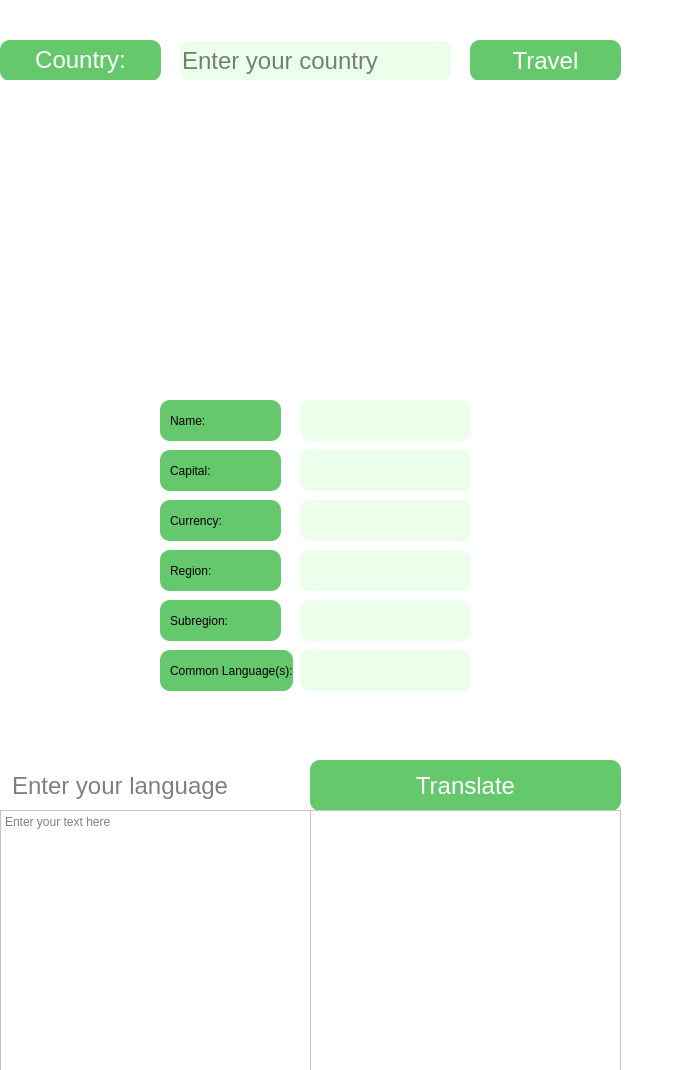
<?xml version="1.0" encoding="UTF-8"?>
<ui version="4.0">
 <class>MainWindow</class>
 <widget class="QMainWindow" name="MainWindow">
  <property name="enabled">
   <bool>true</bool>
  </property>
  <property name="geometry">
   <rect>
    <x>0</x>
    <y>0</y>
    <width>700</width>
    <height>1070</height>
   </rect>
  </property>
  <property name="sizePolicy">
   <sizepolicy hsizetype="Expanding" vsizetype="Expanding">
    <horstretch>0</horstretch>
    <verstretch>0</verstretch>
   </sizepolicy>
  </property>
  <property name="maximumSize">
   <size>
    <width>700</width>
    <height>1070</height>
   </size>
  </property>
  <property name="baseSize">
   <size>
    <width>0</width>
    <height>0</height>
   </size>
  </property>
  <property name="windowTitle">
   <string>MainWindow</string>
  </property>
  <property name="styleSheet">
   <string notr="true">background: white;</string>
  </property>
  <widget class="QWidget" name="centralwidget">
   <widget class="QWidget" name="gridLayoutWidget">
    <property name="geometry">
     <rect>
      <x>0</x>
      <y>0</y>
      <width>161</width>
      <height>41</height>
     </rect>
    </property>
    <layout class="QGridLayout" name="gridLayout"/>
   </widget>
   <widget class="QWidget" name="gridLayoutWidget_2">
    <property name="geometry">
     <rect>
      <x>180</x>
      <y>40</y>
      <width>271</width>
      <height>41</height>
     </rect>
    </property>
    <layout class="QGridLayout" name="gridLayout_2">
     <item row="0" column="0">
      <widget class="QLineEdit" name="lineEdit">
       <property name="sizePolicy">
        <sizepolicy hsizetype="Preferred" vsizetype="Preferred">
         <horstretch>0</horstretch>
         <verstretch>0</verstretch>
        </sizepolicy>
       </property>
       <property name="font">
        <font>
         <pointsize>18</pointsize>
         <weight>50</weight>
         <bold>false</bold>
         <stylestrategy>PreferDefault</stylestrategy>
         <kerning>true</kerning>
        </font>
       </property>
       <property name="cursor">
        <cursorShape>IBeamCursor</cursorShape>
       </property>
       <property name="autoFillBackground">
        <bool>false</bool>
       </property>
       <property name="styleSheet">
        <string notr="true">background: rgb(235, 255, 234);
border-weight: 2px;
border-radius : 10%;</string>
       </property>
       <property name="text">
        <string/>
       </property>
       <property name="placeholderText">
        <string>Enter your country</string>
       </property>
       <property name="clearButtonEnabled">
        <bool>false</bool>
       </property>
      </widget>
     </item>
    </layout>
   </widget>
   <widget class="QWidget" name="gridLayoutWidget_5">
    <property name="geometry">
     <rect>
      <x>0</x>
      <y>390</y>
      <width>161</width>
      <height>261</height>
     </rect>
    </property>
    <layout class="QGridLayout" name="gridLayout_5"/>
   </widget>
   <widget class="QWidget" name="gridLayoutWidget_6">
    <property name="geometry">
     <rect>
      <x>470</x>
      <y>390</y>
      <width>151</width>
      <height>261</height>
     </rect>
    </property>
    <layout class="QGridLayout" name="gridLayout_6"/>
   </widget>
   <widget class="QWidget" name="gridLayoutWidget_7">
    <property name="geometry">
     <rect>
      <x>0</x>
      <y>650</y>
      <width>161</width>
      <height>61</height>
     </rect>
    </property>
    <layout class="QGridLayout" name="gridLayout_7"/>
   </widget>
   <widget class="QWidget" name="gridLayoutWidget_8">
    <property name="geometry">
     <rect>
      <x>470</x>
      <y>650</y>
      <width>151</width>
      <height>61</height>
     </rect>
    </property>
    <layout class="QGridLayout" name="gridLayout_8"/>
   </widget>
   <widget class="QWidget" name="gridLayoutWidget_9">
    <property name="geometry">
     <rect>
      <x>0</x>
      <y>710</y>
      <width>311</width>
      <height>51</height>
     </rect>
    </property>
    <layout class="QGridLayout" name="gridLayout_9"/>
   </widget>
   <widget class="QWidget" name="gridLayoutWidget_10">
    <property name="geometry">
     <rect>
      <x>0</x>
      <y>130</y>
      <width>51</width>
      <height>261</height>
     </rect>
    </property>
    <layout class="QGridLayout" name="gridLayout_10"/>
   </widget>
   <widget class="QWidget" name="gridLayoutWidget_11">
    <property name="geometry">
     <rect>
      <x>570</x>
      <y>130</y>
      <width>51</width>
      <height>261</height>
     </rect>
    </property>
    <layout class="QGridLayout" name="gridLayout_11"/>
   </widget>
   <widget class="QWidget" name="gridLayoutWidget_13">
    <property name="geometry">
     <rect>
      <x>0</x>
      <y>40</y>
      <width>161</width>
      <height>41</height>
     </rect>
    </property>
    <layout class="QGridLayout" name="gridLayout_13">
     <item row="0" column="0">
      <widget class="QLabel" name="label">
       <property name="styleSheet">
        <string notr="true">background-color: rgb(101, 200, 109);
color: white;
border-radius : 10%;</string>
       </property>
       <property name="text">
        <string>&lt;html&gt;&lt;head/&gt;&lt;body&gt;&lt;p&gt;&lt;span style=&quot; font-size:18pt;&quot;&gt;Country:&lt;/span&gt;&lt;/p&gt;&lt;/body&gt;&lt;/html&gt;</string>
       </property>
       <property name="textFormat">
        <enum>Qt::AutoText</enum>
       </property>
       <property name="alignment">
        <set>Qt::AlignCenter</set>
       </property>
       <property name="margin">
        <number>0</number>
       </property>
      </widget>
     </item>
    </layout>
   </widget>
   <widget class="QWidget" name="gridLayoutWidget_14">
    <property name="geometry">
     <rect>
      <x>0</x>
      <y>80</y>
      <width>161</width>
      <height>51</height>
     </rect>
    </property>
    <layout class="QGridLayout" name="gridLayout_14"/>
   </widget>
   <widget class="QWidget" name="gridLayoutWidget_15">
    <property name="geometry">
     <rect>
      <x>160</x>
      <y>80</y>
      <width>311</width>
      <height>51</height>
     </rect>
    </property>
    <layout class="QGridLayout" name="gridLayout_15"/>
   </widget>
   <widget class="QWidget" name="gridLayoutWidget_16">
    <property name="geometry">
     <rect>
      <x>160</x>
      <y>0</y>
      <width>311</width>
      <height>41</height>
     </rect>
    </property>
    <layout class="QGridLayout" name="gridLayout_16"/>
   </widget>
   <widget class="QWidget" name="gridLayoutWidget_17">
    <property name="geometry">
     <rect>
      <x>470</x>
      <y>0</y>
      <width>151</width>
      <height>41</height>
     </rect>
    </property>
    <layout class="QGridLayout" name="gridLayout_17"/>
   </widget>
   <widget class="QWidget" name="gridLayoutWidget_18">
    <property name="geometry">
     <rect>
      <x>470</x>
      <y>40</y>
      <width>151</width>
      <height>41</height>
     </rect>
    </property>
    <layout class="QGridLayout" name="gridLayout_18">
     <item row="0" column="0">
      <widget class="QPushButton" name="pushButton">
       <property name="sizePolicy">
        <sizepolicy hsizetype="Preferred" vsizetype="Preferred">
         <horstretch>0</horstretch>
         <verstretch>0</verstretch>
        </sizepolicy>
       </property>
       <property name="font">
        <font>
         <pointsize>18</pointsize>
        </font>
       </property>
       <property name="autoFillBackground">
        <bool>false</bool>
       </property>
       <property name="styleSheet">
        <string notr="true">background-color: rgb(101, 200, 109);
color: white;
border-radius : 10%;</string>
       </property>
       <property name="text">
        <string>Travel</string>
       </property>
       <property name="checkable">
        <bool>false</bool>
       </property>
       <property name="checked">
        <bool>false</bool>
       </property>
       <property name="autoDefault">
        <bool>false</bool>
       </property>
       <property name="flat">
        <bool>false</bool>
       </property>
      </widget>
     </item>
    </layout>
   </widget>
   <widget class="QWidget" name="gridLayoutWidget_19">
    <property name="geometry">
     <rect>
      <x>470</x>
      <y>80</y>
      <width>151</width>
      <height>51</height>
     </rect>
    </property>
    <layout class="QGridLayout" name="gridLayout_19"/>
   </widget>
   <widget class="QLabel" name="label_3">
    <property name="geometry">
     <rect>
      <x>0</x>
      <y>130</y>
      <width>621</width>
      <height>261</height>
     </rect>
    </property>
    <property name="styleSheet">
     <string notr="true"/>
    </property>
    <property name="text">
     <string/>
    </property>
    <property name="pixmap">
     <pixmap>images/sunset.jpg</pixmap>
    </property>
    <property name="scaledContents">
     <bool>true</bool>
    </property>
   </widget>
   <widget class="QWidget" name="gridLayoutWidget_12">
    <property name="geometry">
     <rect>
      <x>160</x>
      <y>450</y>
      <width>121</width>
      <height>41</height>
     </rect>
    </property>
    <layout class="QGridLayout" name="gridLayout_12">
     <item row="0" column="0">
      <widget class="QLabel" name="label_5">
       <property name="styleSheet">
        <string notr="true">background-color: rgb(101, 200, 109);
border-radius : 10%;
padding-left: 10%;</string>
       </property>
       <property name="frameShape">
        <enum>QFrame::Box</enum>
       </property>
       <property name="text">
        <string>Capital:</string>
       </property>
       <property name="alignment">
        <set>Qt::AlignJustify|Qt::AlignVCenter</set>
       </property>
      </widget>
     </item>
    </layout>
   </widget>
   <widget class="QWidget" name="gridLayoutWidget_20">
    <property name="geometry">
     <rect>
      <x>160</x>
      <y>500</y>
      <width>121</width>
      <height>41</height>
     </rect>
    </property>
    <layout class="QGridLayout" name="gridLayout_20">
     <item row="0" column="0">
      <widget class="QLabel" name="label_6">
       <property name="styleSheet">
        <string notr="true">background-color: rgb(101, 200, 109);
border-radius : 10%;
padding-left: 10%;</string>
       </property>
       <property name="frameShape">
        <enum>QFrame::Box</enum>
       </property>
       <property name="text">
        <string>Currency:</string>
       </property>
       <property name="alignment">
        <set>Qt::AlignJustify|Qt::AlignVCenter</set>
       </property>
      </widget>
     </item>
    </layout>
   </widget>
   <widget class="QWidget" name="gridLayoutWidget_21">
    <property name="geometry">
     <rect>
      <x>160</x>
      <y>550</y>
      <width>121</width>
      <height>41</height>
     </rect>
    </property>
    <layout class="QGridLayout" name="gridLayout_21">
     <item row="0" column="0">
      <widget class="QLabel" name="label_7">
       <property name="styleSheet">
        <string notr="true">background-color: rgb(101, 200, 109);
border-radius : 10%;
padding-left: 10%;</string>
       </property>
       <property name="frameShape">
        <enum>QFrame::Box</enum>
       </property>
       <property name="text">
        <string>Region:</string>
       </property>
       <property name="alignment">
        <set>Qt::AlignJustify|Qt::AlignVCenter</set>
       </property>
      </widget>
     </item>
    </layout>
   </widget>
   <widget class="QWidget" name="gridLayoutWidget_22">
    <property name="geometry">
     <rect>
      <x>160</x>
      <y>600</y>
      <width>121</width>
      <height>41</height>
     </rect>
    </property>
    <layout class="QGridLayout" name="gridLayout_22">
     <item row="0" column="0">
      <widget class="QLabel" name="label_8">
       <property name="styleSheet">
        <string notr="true">background-color: rgb(101, 200, 109);
border-radius : 10%;
padding-left: 10%;</string>
       </property>
       <property name="frameShape">
        <enum>QFrame::Box</enum>
       </property>
       <property name="text">
        <string>Subregion:</string>
       </property>
       <property name="alignment">
        <set>Qt::AlignJustify|Qt::AlignVCenter</set>
       </property>
      </widget>
     </item>
    </layout>
   </widget>
   <widget class="QWidget" name="gridLayoutWidget_23">
    <property name="geometry">
     <rect>
      <x>160</x>
      <y>650</y>
      <width>133</width>
      <height>41</height>
     </rect>
    </property>
    <layout class="QGridLayout" name="gridLayout_23">
     <item row="0" column="0">
      <widget class="QLabel" name="label_9">
       <property name="styleSheet">
        <string notr="true">background-color: rgb(101, 200, 109);
border-radius : 10%;
padding-left: 10%;</string>
       </property>
       <property name="frameShape">
        <enum>QFrame::Box</enum>
       </property>
       <property name="text">
        <string>Common Language(s): </string>
       </property>
       <property name="alignment">
        <set>Qt::AlignJustify|Qt::AlignVCenter</set>
       </property>
      </widget>
     </item>
    </layout>
   </widget>
   <widget class="QWidget" name="gridLayoutWidget_24">
    <property name="geometry">
     <rect>
      <x>300</x>
      <y>650</y>
      <width>171</width>
      <height>41</height>
     </rect>
    </property>
    <layout class="QGridLayout" name="gridLayout_24">
     <item row="0" column="0">
      <widget class="QLabel" name="label_20">
       <property name="styleSheet">
        <string notr="true">background: rgb(235, 255, 234);
border-radius : 10%;</string>
       </property>
       <property name="text">
        <string/>
       </property>
       <property name="margin">
        <number>10</number>
       </property>
      </widget>
     </item>
    </layout>
   </widget>
   <widget class="QWidget" name="gridLayoutWidget_25">
    <property name="geometry">
     <rect>
      <x>300</x>
      <y>500</y>
      <width>171</width>
      <height>41</height>
     </rect>
    </property>
    <layout class="QGridLayout" name="gridLayout_25">
     <item row="0" column="0">
      <widget class="QLabel" name="label_17">
       <property name="styleSheet">
        <string notr="true">background: rgb(235, 255, 234);
border-radius : 10%;</string>
       </property>
       <property name="text">
        <string/>
       </property>
       <property name="margin">
        <number>10</number>
       </property>
      </widget>
     </item>
    </layout>
   </widget>
   <widget class="QWidget" name="gridLayoutWidget_27">
    <property name="geometry">
     <rect>
      <x>300</x>
      <y>600</y>
      <width>171</width>
      <height>41</height>
     </rect>
    </property>
    <layout class="QGridLayout" name="gridLayout_27">
     <item row="0" column="0">
      <widget class="QLabel" name="label_19">
       <property name="styleSheet">
        <string notr="true">background: rgb(235, 255, 234);
border-radius : 10%;</string>
       </property>
       <property name="text">
        <string/>
       </property>
       <property name="margin">
        <number>10</number>
       </property>
      </widget>
     </item>
    </layout>
   </widget>
   <widget class="QWidget" name="gridLayoutWidget_28">
    <property name="geometry">
     <rect>
      <x>300</x>
      <y>450</y>
      <width>171</width>
      <height>41</height>
     </rect>
    </property>
    <layout class="QGridLayout" name="gridLayout_28">
     <item row="0" column="0">
      <widget class="QLabel" name="label_16">
       <property name="styleSheet">
        <string notr="true">background: rgb(235, 255, 234);
border-radius : 10%;</string>
       </property>
       <property name="text">
        <string/>
       </property>
       <property name="margin">
        <number>10</number>
       </property>
      </widget>
     </item>
    </layout>
   </widget>
   <widget class="QWidget" name="gridLayoutWidget_29">
    <property name="geometry">
     <rect>
      <x>300</x>
      <y>550</y>
      <width>171</width>
      <height>41</height>
     </rect>
    </property>
    <layout class="QGridLayout" name="gridLayout_29">
     <item row="0" column="0">
      <widget class="QLabel" name="label_18">
       <property name="styleSheet">
        <string notr="true">background: rgb(235, 255, 234);
border-radius : 10%;</string>
       </property>
       <property name="text">
        <string/>
       </property>
       <property name="margin">
        <number>10</number>
       </property>
      </widget>
     </item>
    </layout>
   </widget>
   <widget class="QWidget" name="gridLayoutWidget_30">
    <property name="geometry">
     <rect>
      <x>310</x>
      <y>710</y>
      <width>311</width>
      <height>51</height>
     </rect>
    </property>
    <layout class="QGridLayout" name="gridLayout_30"/>
   </widget>
   <widget class="QWidget" name="gridLayoutWidget_31">
    <property name="geometry">
     <rect>
      <x>10</x>
      <y>760</y>
      <width>291</width>
      <height>51</height>
     </rect>
    </property>
    <layout class="QGridLayout" name="gridLayout_31">
     <item row="0" column="0">
      <widget class="QLineEdit" name="lineEdit_2">
       <property name="sizePolicy">
        <sizepolicy hsizetype="Preferred" vsizetype="Preferred">
         <horstretch>0</horstretch>
         <verstretch>0</verstretch>
        </sizepolicy>
       </property>
       <property name="font">
        <font>
         <pointsize>18</pointsize>
         <weight>50</weight>
         <bold>false</bold>
         <stylestrategy>PreferDefault</stylestrategy>
         <kerning>true</kerning>
        </font>
       </property>
       <property name="cursor">
        <cursorShape>IBeamCursor</cursorShape>
       </property>
       <property name="autoFillBackground">
        <bool>false</bool>
       </property>
       <property name="styleSheet">
        <string notr="true">border-radius : 10%;</string>
       </property>
       <property name="text">
        <string/>
       </property>
       <property name="placeholderText">
        <string>Enter your language</string>
       </property>
       <property name="clearButtonEnabled">
        <bool>false</bool>
       </property>
      </widget>
     </item>
    </layout>
   </widget>
   <widget class="QWidget" name="gridLayoutWidget_32">
    <property name="geometry">
     <rect>
      <x>310</x>
      <y>760</y>
      <width>311</width>
      <height>51</height>
     </rect>
    </property>
    <layout class="QGridLayout" name="gridLayout_32">
     <item row="0" column="0">
      <widget class="QPushButton" name="pushButton_2">
       <property name="sizePolicy">
        <sizepolicy hsizetype="Preferred" vsizetype="Preferred">
         <horstretch>0</horstretch>
         <verstretch>0</verstretch>
        </sizepolicy>
       </property>
       <property name="font">
        <font>
         <pointsize>18</pointsize>
        </font>
       </property>
       <property name="autoFillBackground">
        <bool>false</bool>
       </property>
       <property name="styleSheet">
        <string notr="true">background-color: rgb(101, 200, 109);
color: white;
border-radius : 10%;
</string>
       </property>
       <property name="text">
        <string>Translate</string>
       </property>
       <property name="checkable">
        <bool>false</bool>
       </property>
       <property name="checked">
        <bool>false</bool>
       </property>
       <property name="autoDefault">
        <bool>false</bool>
       </property>
       <property name="flat">
        <bool>false</bool>
       </property>
      </widget>
     </item>
    </layout>
   </widget>
   <widget class="QWidget" name="gridLayoutWidget_33">
    <property name="geometry">
     <rect>
      <x>0</x>
      <y>810</y>
      <width>311</width>
      <height>261</height>
     </rect>
    </property>
    <layout class="QGridLayout" name="gridLayout_33">
     <item row="0" column="0">
      <widget class="QPlainTextEdit" name="plainTextEdit">
       <property name="placeholderText">
        <string>Enter your text here</string>
       </property>
      </widget>
     </item>
    </layout>
   </widget>
   <widget class="QWidget" name="gridLayoutWidget_34">
    <property name="geometry">
     <rect>
      <x>310</x>
      <y>810</y>
      <width>311</width>
      <height>261</height>
     </rect>
    </property>
    <layout class="QGridLayout" name="gridLayout_34">
     <item row="0" column="0">
      <widget class="QPlainTextEdit" name="plainTextEdit_2">
       <property name="readOnly">
        <bool>true</bool>
       </property>
       <property name="plainText">
        <string/>
       </property>
       <property name="placeholderText">
        <string>Once the language is selected the newly translated text will appear here</string>
       </property>
      </widget>
     </item>
    </layout>
   </widget>
   <widget class="QWidget" name="gridLayoutWidget_26">
    <property name="geometry">
     <rect>
      <x>160</x>
      <y>400</y>
      <width>121</width>
      <height>41</height>
     </rect>
    </property>
    <layout class="QGridLayout" name="gridLayout_26">
     <item row="0" column="0">
      <widget class="QLabel" name="label_15">
       <property name="styleSheet">
        <string notr="true">background-color: rgb(101, 200, 109);
border-radius : 10%;
padding-left: 10%;
</string>
       </property>
       <property name="frameShape">
        <enum>QFrame::Box</enum>
       </property>
       <property name="text">
        <string>Name: </string>
       </property>
       <property name="alignment">
        <set>Qt::AlignJustify|Qt::AlignVCenter</set>
       </property>
      </widget>
     </item>
    </layout>
   </widget>
   <widget class="QWidget" name="gridLayoutWidget_35">
    <property name="geometry">
     <rect>
      <x>300</x>
      <y>400</y>
      <width>171</width>
      <height>41</height>
     </rect>
    </property>
    <layout class="QGridLayout" name="gridLayout_35">
     <item row="0" column="0">
      <widget class="QLabel" name="label_14">
       <property name="styleSheet">
        <string notr="true">background: rgb(235, 255, 234);
border-radius : 10%;</string>
       </property>
       <property name="text">
        <string/>
       </property>
       <property name="margin">
        <number>10</number>
       </property>
      </widget>
     </item>
    </layout>
   </widget>
  </widget>
 </widget>
 <resources/>
 <connections/>
</ui>
